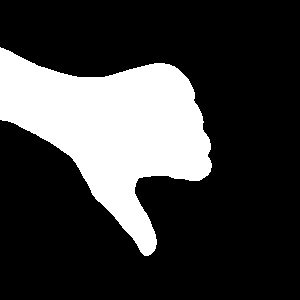
#> input picture data1/down/1011.jpg, 300 x 300 px; its folder holds only this picture in this run
$ python preprocessing.py
#> lines starting #> are read from the running program, lines starting #| are printed output that depends on the picture
import numpy as np
import cv2
import os

# global variables
bg1 = None
bg2 = None
accumWeight = 0.5

path1 = "data1/"
path2 = "data2/"


def run_avg1(image, aWeight):
    global bg1
    # initialize the background
    if bg1 is None:
        bg1 = image.copy().astype("float")
        return

    # compute weighted average, accumulate it and update the background
    cv2.accumulateWeighted(image, bg1, aWeight)


def run_avg2(image, aWeight):
    global bg2
    # initialize the background
    if bg2 is None:
        bg2 = image.copy().astype("float")
        return

    # compute weighted average, accumulate it and update the background
    cv2.accumulateWeighted(image, bg2, aWeight)


def segment(image, type_of_bg, threshold=25):
    global bg1, bg2

    # find the absolute difference between background and current frame
    if type_of_bg == 1:
        diff = cv2.absdiff(bg1.astype("uint8"), image)
    elif type_of_bg == 2:
        diff = cv2.absdiff(bg2.astype("uint8"), image)

    # threshold the diff image so that we get the foreground
    thresholded = cv2.threshold(diff, threshold, 255, cv2.THRESH_BINARY)[1]

    # get the contours in the thresholded image
    (cnts, _) = cv2.findContours(
        thresholded.copy(), cv2.RETR_EXTERNAL, cv2.CHAIN_APPROX_SIMPLE
    )

    # return None, if no contours detected
    if len(cnts) == 0:
        return
    else:
        # based on contour area, get the maximum contour which is the hand
        segmented = max(cnts, key=cv2.contourArea)
        return (thresholded, segmented)


labels = [
    "blank",
    "down",
    "eight",
    "five",
    "four",
    "left",
    "nine",
    "off",
    "ok",
    "on",
    "one",
    "right",
    "seven",
    "six",
    "three",
    "two",
    "up",
    "zero",
]

# Create the directories
if not os.path.exists("data2"):
    os.makedirs("data2")

for i in labels:
    if not os.path.exists(path2 + i):
        os.makedirs(path2 + i)

total_images = 0
for label in os.listdir(path1):
    images_per_label = 0
    for file in os.listdir(path1 + label):
        total_images += 1
        images_per_label += 1

        src_path = path1 + label + "/" + file
        dest_path = path2 + label + "/" + file

        img = cv2.imread(src_path)
#> img is the input picture: shape (300, 300, 3); min 0, max 255, mean 61.4
        gray = cv2.cvtColor(img, cv2.COLOR_BGR2GRAY)
        gray = cv2.GaussianBlur(gray, (7, 7), 0)
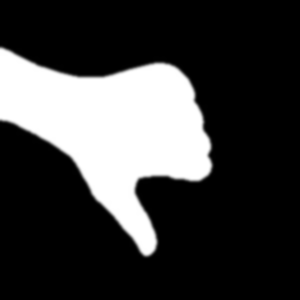
#> gray: shape (300, 300); min 0, max 255, mean 61.4

        # to get the background, keep looking till a threshold is reached
        # so that our weighted average model gets calibrated
        if label == "blank":
            if images_per_label < 50:
                run_avg1(gray, accumWeight)
            else:
                run_avg2(gray, accumWeight)

        if images_per_label < 50:
            hand = segment(gray, type_of_bg=1)
#> (the run stopped early here; a loop or call above may not have finished)

$ run again, on data1/eight/1000.jpg
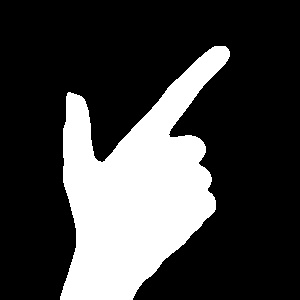
#> input picture data1/eight/1000.jpg, 300 x 300 px
#> img is the input picture: shape (300, 300, 3); min 0, max 255, mean 65.7
#> `gray = cv2.GaussianBlur(gray, (7, 7), 0)`:
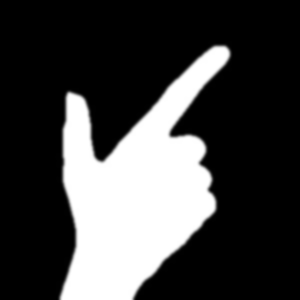
#> gray: shape (300, 300); min 0, max 255, mean 65.7
